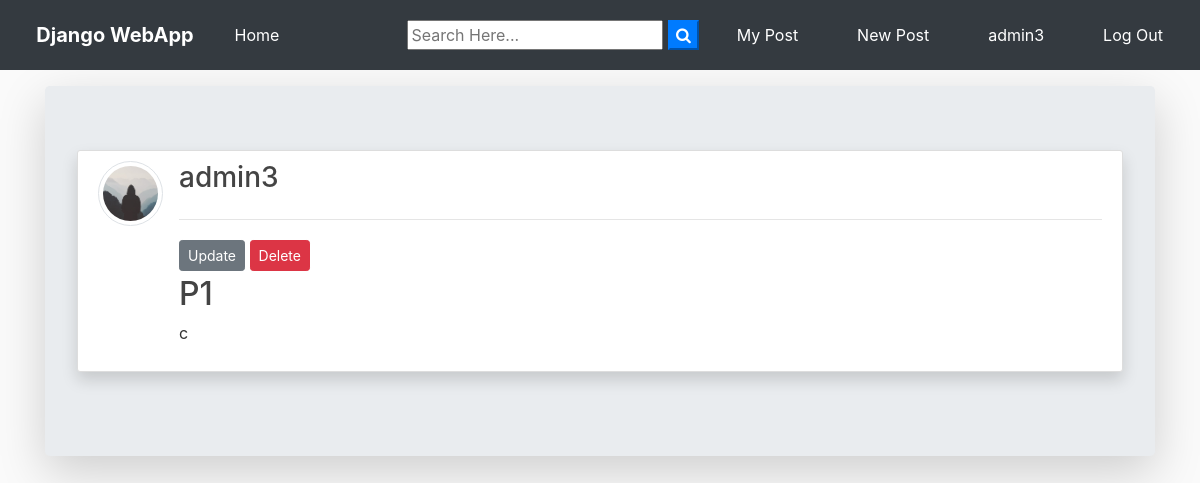
/post/30/ (signed in), run on the app's committed database.
### blog/models.py (models this page shows, shortened)
class Post(models.Model):
	title = models.CharField(max_length=100)
	file = models.FileField(null=True,blank=True,upload_to='Files')#PrivateFileField("File",null=True)
	content = models.TextField()
	manager = models.ManyToManyField("UserProfile")
	date_posted = models.DateTimeField(default=timezone.now)
	author = models.ForeignKey(User, on_delete=models.CASCADE)

### users/models.py (models this page shows, shortened)
class Profile(models.Model):
    user = models.OneToOneField(User, on_delete=models.CASCADE)
    image = models.ImageField(default='default.jpg', upload_to='profile_pics')

### blog/views.py (the view)
# urls.py: path('post/<int:pk>/', PostDetailView.as_view(), name='post-detail'),
class PostDetailView(LoginRequiredMixin, DetailView):
    model = Post
    template_name = 'blog/post_detail.html'

### blog/templates/blog/post_detail.html (shortened to what this page needs)
{% extends "blog/base.html" %}
{% block content %}
<div class="jumbotron mt-3 shadow-lg">
<article class="media content-section shadow ">
   <a href="{{ object.author.profile.image.url }} " target="_blank"> <img src="{{ object.author.profile.image.url }}  " alt="" class="article-img rounded-circle img-thumbnail img-fluid">
   </a>
    <div class="media-body">
      <div class="">
        <div class="d-flex justify-content-between">
        <a class="mr-2 mt-0 mb-0  text-dark" href="{% url 'user-posts' object.author.username  %}"><h3>{{ object.author }}</h3></a>
        </div>
        <hr>
        {% if object.author == user %}
          <div>
            <a class="btn btn-secondary btn-sm mt-1 mb-1" href="{% url 'post-update' object.id %}">Update</a>
            <a class="btn btn-danger btn-sm mt-1 mb-1" href="{% url 'post-delete' object.id %}">Delete</a>
          </div>
        {% endif %}
      </div>
      <h2>{{ object.title }}</h2>
      <p class="article-content">{{ object.content }}</p>
    </div>
  </article>
{% endblock content %}

### blog/templates/blog/base.html (shortened to what this page needs)
{% load staticfiles %}
<!doctype html>
<html lang="en">
  <head>
    <link rel="stylesheet" href="/static/custom/bootstrap_4_3_1.min.css">
    <link rel="stylesheet" href="/static/custom/fontawesome_all_581.css" >
    <link rel="stylesheet" href="https://stackpath.bootstrapcdn.com/font-awesome/4.7.0/css/font-awesome.min.css">
    <link rel="stylesheet" href="{% static 'blog/main.css' %}">
</head>
  <body>
        <nav class="navbar navbar-expand-lg navbar-dark bg-dark">
                <a class="navbar-brand font-weight-bold" href="{% url 'blog-home' %}"><i class="fas fa-file"></i> Django WebApp</a>
                <div class="collapse navbar-collapse" id="navbarSupportedContent">
                  <ul class="navbar-nav mr-auto">
                    <li class="nav-item active">
                      <a class="nav-link" href="{% url 'blog-home' %}"><i class="fas fa-home"></i> Home <span class="sr-only">(current)</span></a>
                    </li>
                  </ul>
                  <form id="searchform" action="{% url 'search' %}" method="get">
                    <input type="text" name="q" type="text" value="{{ request.GET.q }}" placeholder="Search Here..." />
                    <button type="button" onclick="searchform.submit()" class=" text-white my-color btn-primary"><i class="fa fa-search"></i></button>
                </form>
                    {% if user.is_authenticated %}
                    <a href="{% url 'user-posts' user %}" class="btn text-white m-2"><i class="fas fa-user-shield"></i> My Post</a>
                    <a href="{% url 'post-create' %} " class="btn text-white m-2"><i class="fas fa-user-edit"></i> New Post</a>
                    <a href="{% url 'profile' %} " class="btn text-white m-2"><i class="fas fa-user"></i> {{ user.username }}</a>
                    <a href="{% url 'logout' %} " class="btn text-white m-2"><i class="fas fa-sign-out-alt"></i> Log Out</a>
                    {% else %}
                    <a href="{% url 'login' %} " class="btn text-white m-2"><i class="fas fa-user-tie"></i> Log In</a>
                    <a href="{% url 'register' %} " class="btn text-white m-2"> <i class="fas fa-sign-in-alt"></i> Sign Up</a>
                    {% endif %}
                </div>
              </nav>
      <div class="container my-bg">
    {% block content %}
    {% endblock  %}
</div>
  </body>
</html>

### static/blog/main.css (style rules this page uses)
body { background: #fafafa; color: #333333; margin-top: 0; }
h1, h2, h3, h4, h5, h6 { color: #444444; }
ul { margin: 0; }
.content-section { background: #ffffff; padding: 10px 20px; border: 1px solid #dddddd; border-radius: 3px; margin-bottom: 20px; }
.article-content { white-space: pre-line; }
.article-img { height: 65px; width: 65px; margin-right: 16px; }

### data on the page
Post: author.profile.image (placeholder picture), author "admin3", title "P1", content "c"

### other printed values
{{ user.username }} "admin3"
